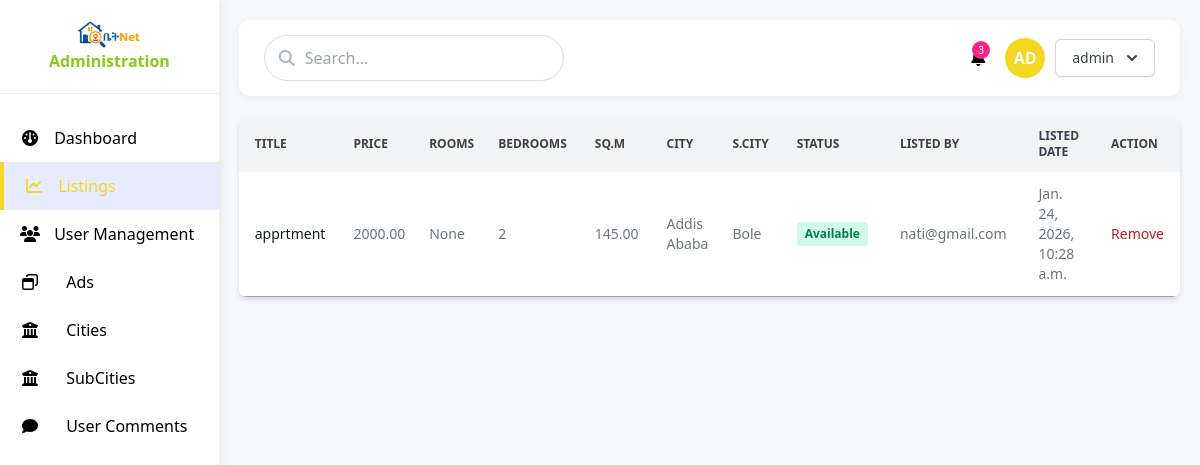
The page /admin-panel/listings (signed in) on the database its author committed.
### users/models.py (models this page shows, shortened)
class CustomUser(AbstractBaseUser):
    first_name = models.CharField(max_length=100, blank=True, null=True)
    last_name = models.CharField(max_length=100, blank=True, null=True)
    email = models.EmailField(unique=True)
    is_active = models.BooleanField(default=True)
    is_admin = models.BooleanField(default=False)
    is_staff = models.BooleanField(default=False)
    created_at = models.DateTimeField(auto_now_add=True)
    updated_at = models.DateTimeField(auto_now=True)
    objects = CustomUserManager()
    USERNAME_FIELD = 'email'
    def __str__(self):
        return self.email

### listing/models.py (models this page shows, shortened)
class Listing(models.Model):
    user = models.ForeignKey(CustomUser,on_delete=models.CASCADE, related_name='listings')
    title = models.CharField( max_length=50)
    desc = models.TextField(max_length=400,null=True, blank=True)
    price = models.DecimalField( max_digits=10, decimal_places=2)
    rooms = models.IntegerField(null=True, blank=True)
    bedrooms = models.IntegerField(null=True, blank=True)
    bathrooms = models.IntegerField(null=True, blank=True)
    square_metre = models.DecimalField(max_digits=10, decimal_places=2,null=True, blank=True)
    city = models.ForeignKey(City, on_delete=models.SET_NULL, null=True, blank=True)
    sub_city = models.ForeignKey(SubCity, on_delete=models.SET_NULL, null=True, blank=True)
    area = models.CharField( max_length=100, null=True, blank=True)
    phone_number1 = models.CharField(max_length=20)
    phone_number2 = models.CharField(max_length=20, null=True, blank=True)
    status = models.BooleanField(default=True)
    admin_status = models.BooleanField(default=True)
    created_at = models.DateTimeField(auto_now_add=True)
    updated_at = models.DateTimeField(auto_now=True)
    amenities = models.ManyToManyField(Amenity, blank=True, related_name='listings')
    class Meta:
        db_table = 'listings'

class City(models.Model):
    name = models.CharField(max_length=50)
    class Meta:
        db_table = 'cities'
    def __str__(self):
        return self.name

class SubCity(models.Model):
    name = models.CharField(max_length=50)
    class Meta:
        db_table = 'subcities'
    def __str__(self):
        return self.name

### admindashboard/views.py (the view)
# urls.py: path('listings',  views.get_listings,  name='admin-listings'),
@staff_member_required
def get_listings(request):
    listings = Listing.objects.all().order_by('-created_at')
    paginator = Paginator(listings, 10)  # Show 10
    page_number = request.GET.get('page')
    page_obj = paginator.get_page(page_number)
    context = {
        'listings':page_obj,
        'page_obj': page_obj ,
    }
    return render(request,'admin/pages/listings.html', context)

### templates/admin/pages/listings.html (shortened to what this page needs)
{% extends "../layout.html" %}
{% block content %}
<div class="">
    <div class="relative overflow-x-auto shadow-md sm:rounded-lg">
        <table class="w-full text-sm text-left text-gray-500 dark:text-gray-400">
            <thead class="text-xs text-gray-700 uppercase bg-gray-100 dark:bg-gray-700 dark:text-gray-300 sticky top-0 z-10">
                <tr>
                    <th scope="col" class="px-4 py-3">Title</th>
                    <th scope="col" class="px-3 py-3">Price</th>
                    <th scope="col" class="px-3 py-3">Rooms</th>
                    <th scope="col" class="px-3 py-3">Bedrooms</th>
                    <th scope="col" class="px-4 py-3">Sq.m</th>
                    <th scope="col" class="px-3 py-3">City</th>
                    <th scope="col" class="px-3 py-3">S.City</th>
                    <th scope="col" class="px-4 py-3">Status</th>
                    <th scope="col" class="px-4 py-3">Listed by</th>
                    <th scope="col" class="px-4 py-3">Listed date</th>
                    <th scope="col" class="px-4 py-3">Action</th>
                </tr>
            </thead>
            <tbody>
                {% for list in listings %}
                <tr class="bg-white border-b border-b-gray-400 dark:bg-gray-800 dark:border-gray-700 hover:bg-lime-50 dark:hover:bg-gray-700">
                    <th scope="row" class="px-4 py-3 font-medium text-gray-900 whitespace-nowrap dark:text-white">
                        {{ list.title }}
                    </th>
                    <td class="px-3 py-3">{{ list.price }}</td>
                    <td class="px-3 py-3">{{ list.rooms }}</td>
                    <td class="px-3 py-3">{{ list.bedrooms }}</td>
                    <td class="px-4 py-3">{{ list.square_metre }}</td>
                    <td class="px-3 py-3">{{ list.city }}</td>
                    <td class="px-3 py-3">{{ list.sub_city }}</td>
                    <td class="px-4 py-3">
                        {% if not list.status %}
                        <span class="inline-block px-2 py-1 text-xs font-semibold text-red-700 bg-red-100 rounded">Rented</span>
                        {% else %}
                        <span class="inline-block px-2 py-1 text-xs font-semibold text-green-700 bg-green-100 rounded">Available</span>
                        {% endif %}
                    </td>
                    <td class="px-4 py-3">{{ list.user }}</td>
                    <td class="px-4 py-3">{{ list.created_at }}</td>
                    <td class="px-4 py-3">
                        {% if list.admin_status %}
                        <a href="{% url 'admin-listing-status' id=list.id %}" class="text-red-700 hover:underline font-medium">Remove</a>
                        {% else %}
                        <a href="{% url 'admin-listing-status' id=list.id %}" class="text-green-700 hover:underline font-medium">Restore</a>
                        {% endif %}
                    </td>
                </tr>
                {% empty %}
                <tr>
                    <td colspan="11" class="px-4 py-3 text-center text-gray-500 dark:text-gray-300">No listings found.</td>
                </tr>
                {% endfor %}
            </tbody>
        </table>
    </div>
</div>
{% endblock content %}

### templates/admin/layout.html (shortened to what this page needs)
{% load static tailwind_tags %}
<!DOCTYPE html>
<html lang="en">
    <head>
        <link rel="stylesheet" href="https://cdnjs.cloudflare.com/ajax/libs/font-awesome/6.4.0/css/all.min.css">
        <link href="{% static 'fontawesomefree/css/fontawesome.css' %}" rel="stylesheet" type="text/css">
        <link href="{% static 'fontawesomefree/css/brands.css' %}" rel="stylesheet" type="text/css">
        <link href="{% static 'fontawesomefree/css/solid.css' %}" rel="stylesheet" type="text/css">
        {% tailwind_css %}
        <link href="https://cdn.jsdelivr.net/npm/tailwindcss@2.2.16/dist/tailwind.min.css" rel="stylesheet">
    </head>
<body>
    <div class="dashboard">
        <div class="sidebar">
            <div class="sidebar-header flex flex-col items-center">
                <img class="w-[4rem] object-cover flex-none" src="{% static 'logo.png' %}" alt="Listing Media">
                <span class=" text-lime-500 font-semibold">Administration</span>
            </div>
            <div class="sidebar-menu">
                <div class="menu-item {% url 'admin-dashboard' as dashboard_url %}{% if request.path == dashboard_url %}active{% endif %}">
                    <a href="{{dashboard_url}}">
                        <i class="fas fa-dashboard"></i>
                        <span>Dashboard</span>
                    </a>
                </div>
                <div class="menu-item {% url 'admin-listings' as listings_url %}{% if request.path == listings_url %}active{% endif %}">
                    <a href="{{ listings_url }}">
                        <i class="fas fa-chart-line"></i>
                        <span>Listings</span>
                    </a>
                </div>
                <div class="menu-item {% url 'admin-users' as users_url %}{% if request.path == users_url %}active{% endif %}">
                    <a href="{{ users_url }}">
                        <i class="fas fa-users"></i>
                        <span>User Management</span>
                    </a>
                </div>
                <div class="menu-item {% url 'admin-ads' as ads_url %}{% if request.path == ads_url %}active{% endif %}">
                    <a href="{{ ads_url }}">
                        <i class="fa fa-window-restore" aria-hidden="true"></i>
                        <span class="flex-1 ms-3 whitespace-nowrap">Ads</span>
                    </a>
                </div>
                <div class="menu-item {% url 'admin-cities' as cities_url %}{% if request.path == cities_url %}active{% endif %}">
                    <a href="{{ cities_url }}">
                        <i class="fa fa-university" aria-hidden="true"></i>
                        <span class="flex-1 ms-3 whitespace-nowrap">Cities</span>
                    </a>
                </div>
                <div class="menu-item {% url 'admin-subcities' as subcities_url %}{% if request.path == subcities_url %}active{% endif %}">
                    <a href="{{ subcities_url }}">
                        <i class="fa fa-university" aria-hidden="true"></i>
                        <span class="flex-1 ms-3 whitespace-nowrap">SubCities</span>
                    </a>
                </div>
                <div class="menu-item {% url 'admin-comments' as comments_url %}{% if request.path == comments_url %}active{% endif %}">
                    <a href="{{ comments_url }}">
                        <i class="fa fa-comment" aria-hidden="true"></i>
                        <span class="flex-1 ms-3 whitespace-nowrap">User Comments</span>
                    </a>
                </div>
            </div>
        </div>
        <div class="main-content">
            <div class="header">
                <div class="search-bar">
                    <i class="fas fa-search"></i>
                    <input type="text" placeholder="Search...">
                </div>
                <div class="user-actions">
                    <div class="notification">
                        <span class="notification-badge">3</span>
                    </div>
                    <div class="user-profile">
                        <div class="user-avatar">AD</div>
                        <div class=" ">
                            <div class="relative inline-block text-left">
                                <div>
                                  <button id="menu-button-mob" type="button" class="inline-flex justify-center w-full rounded-md border border-gray-300 shadow-sm px-4 py-2 bg-white text-sm font-medium text-gray-700 hover:bg-gray-50 focus:outline-none focus:ring-2 focus:ring-offset-2 focus:ring-offset-gray-100 focus:ring-lime-500"  aria-expanded="false" aria-haspopup="true">
                                    {{user.first_name}}
                                    <svg class="-mr-1 ml-2 h-5 w-5" xmlns="http://www.w3.org/2000/svg" viewBox="0 0 20 20" fill="currentColor" aria-hidden="true">
                                      <path fill-rule="evenodd" d="M5.293 7.293a1 1 0 011.414 0L10 10.586l3.293-3.293a1 1 0 111.414 1.414l-4 4a1 1 0 01-1.414 0l-4-4a1 1 0 010-1.414z" clip-rule="evenodd" />
                                    </svg>
                                  </button>
                                </div>
                            </div>
                        </div>
                    </div>
                </div>
            </div>
            {% block content %}
            {% endblock %}
        </div>
    </div>

### rows shown on the page
CustomUser: first_name "admin"
Listing: title "apprtment", price "2000.00", rooms "None", bedrooms "2", square_metre "145.00", city "Addis Ababa", sub_city "Bole", status "Available", user "nati@gmail.com", created_at "Jan. 24, 2026, 10:28 a.m.", admin_status "Remove"
